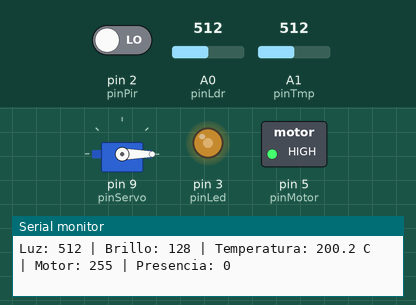
Recording of a sketch running on a simulated Arduino Uno, built with avr-gcc and run on an emulated ATmega328P. On the bench: servo, switched loads named in the sketch (green lamp = pin HIGH), output pins drawn as LEDs (lit = HIGH), the last lines printed to the serial monitor. Inputs (shaded band) come from the test bench; at power-on: A0 (pinLdr) = 512, A1 (pinTmp) = 512, pin 2 (pinPir) LOW.

Above: at 1.2 s.
1.3 s: A0 (pinLdr) set to 306
At 1.8 s:
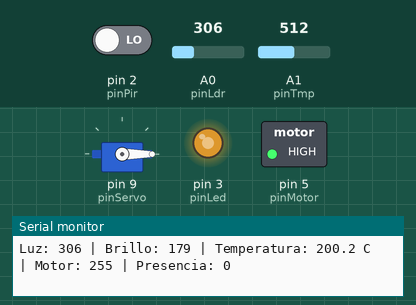
3.0 s: A1 (pinTmp) set to 170
4.5 s: A1 (pinTmp) set to 154
At 5.5 s:
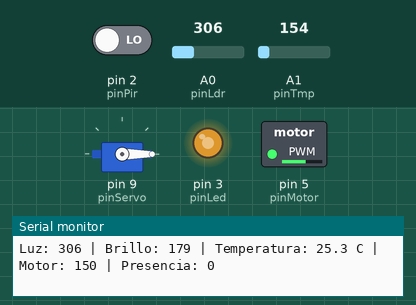
6.1 s: pin 2 (pinPir) driven HIGH
At 7.2 s:
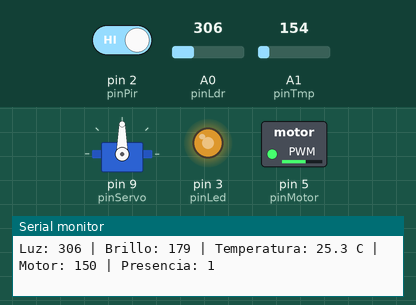
7.7 s: A0 (pinLdr) set to 122
At 8.9 s:
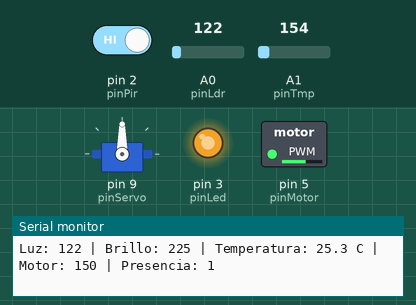
9.2 s: pin 2 (pinPir) driven LOW
At 10.7 s:
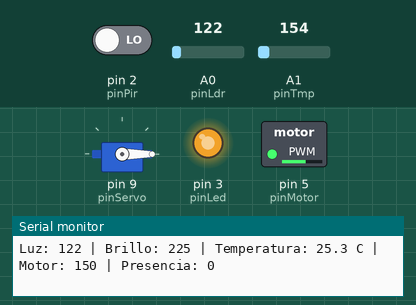
Timing chart, 0 to 11.8 s (numbered marks = the images above; inputs shaded):
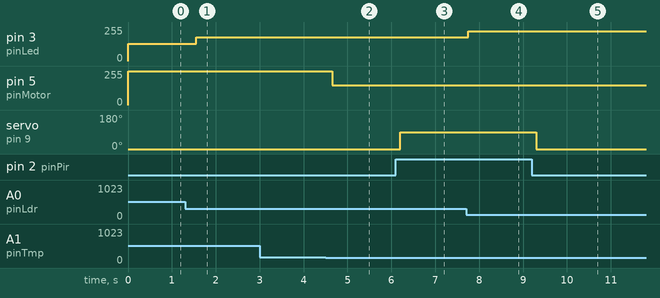

The sketch:

semana-17.ino
```cpp
#include <Servo.h>
const int pinLdr = A0;
const int pinTmp = A1;
const int pinPir = 2;
const int pinLed = 3;
const int pinMotor = 5;
const int pinServo = 9;
Servo puerta;
void setup() {
  pinMode(pinPir, INPUT);
  pinMode(pinLed, OUTPUT);
  pinMode(pinMotor, OUTPUT);
  puerta.attach(pinServo);
  puerta.write(0);
  Serial.begin(9600);
}
void loop() {
  // Subsistema de iluminación
  int luz = analogRead(pinLdr);
  int brilloLed = map(luz, 0, 1023, 255, 0);
  brilloLed = constrain(brilloLed, 0, 255);
  analogWrite(pinLed, brilloLed);
  // Subsistema de ventilación
  int lecturaTmp = analogRead(pinTmp);
  float voltaje = lecturaTmp * (5.0 / 1023.0);
  float temperatura = (voltaje - 0.5) * 100.0;
  int velocidadMotor;
  if (temperatura < 25.0) {
    velocidadMotor = 0;
  } else if (temperatura <= 30.0) {
    velocidadMotor = 150;
  } else {
    velocidadMotor = 255;
  }
  analogWrite(pinMotor, velocidadMotor);
  // Subsistema de acceso
  int presencia = digitalRead(pinPir);
  if (presencia == HIGH) {
    puerta.write(90);
  } else {
    puerta.write(0);
  }
  // Información para comprobar y depurar
  Serial.print("Luz: ");
  Serial.print(luz);
  Serial.print(" | Brillo: ");
  Serial.print(brilloLed);
  Serial.print(" | Temperatura: ");
  Serial.print(temperatura, 1);
  Serial.print(" C | Motor: ");
  Serial.print(velocidadMotor);
  Serial.print(" | Presencia: ");
  Serial.println(presencia);
  delay(300);
}
```

Measured:
- the behaviour switches between 164 and 163 on A1 (pinTmp) (found by bisection; images 1 and 2)
- after the input at 1.3 s, pin 3 (pinLed): 128/255 → 179/255 after 0.25 s
- after the input at 4.5 s, pin 5 (pinMotor): 255/255 → 150/255 after 0.16 s
- after the input at 6.1 s, servo on pin 9 (pinServo): 0° → 90° after 0.11 s
- after the input at 7.7 s, pin 3 (pinLed): 179/255 → 225/255 after 0.05 s
- after the input at 9.2 s, servo on pin 9 (pinServo): 90° → 0° after 0.10 s
